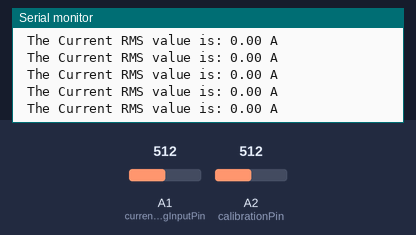
A sketch run on a simulated Arduino Uno, built with avr-gcc and run on an emulated ATmega328P. Parts: the last lines printed to the serial monitor. The test bench sets the inputs (shaded band); at power-on: A2 (calibrationPin) = 512, A1 (currentAnalogInputPin) = 512.

Above: at 7.2 s.
7.3 s: A2 (calibrationPin) set to 561
At 7.9 s:
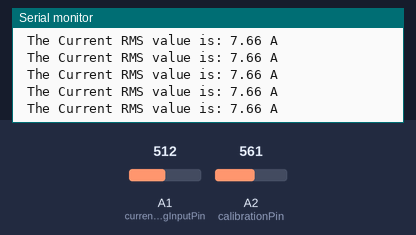
10.3 s: A2 (calibrationPin) set to 578
At 11.4 s:
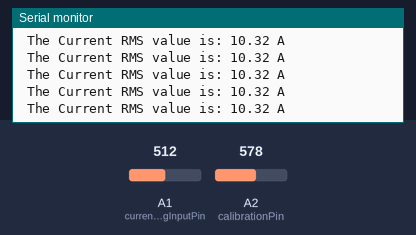
Timing chart, 0 to 13.3 s (numbered marks = the images above; inputs shaded):
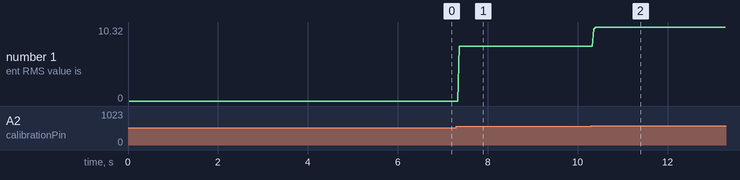

Measured:
- after the input at 7.3 s, the serial monitor: prints a new line after 0.07 s (image 1)
- after the input at 10.3 s, the serial monitor: prints a new line after 0.06 s (image 2)
- plotted number 1: 0 → 7.66 after the input at 7.3 s, 7.66 → 10.32 after the input at 10.3 s

The sketch:

Current.ino
```cpp
// AC & DC Current Sensor with LCD By Solarduino

// Note Summary
// Note :  Safety is very important when dealing with electricity. We take no responsibilities while you do it at your own risk.
// Note :  This AC & DC  Current Sensor Code is for HSTS016L Hall effect split core current transformer use.
// Note :  The value shown in Serial Monitor / LCD Display is refreshed every second and measurement value is the average value of 4000 sample readings for nearly a second.
// Note :  The current measured is the Root Mean Square (RMS) value.
// Note :  The analog value per sample is squared and accumulated for every 4000 samples before being averaged. The averaged value is then getting square-rooted.
// Note :  The unit provides reasonable accuracy and may not be comparable with other expensive branded and commercial product.
// Note :  All credit shall be given to Solarduino.

/*/////////////////////////////////////////////////////////////////////////////////////////////////////////////////////////////////////////////////////////////////////////////////////*/////////////*/

        /* 0- General */


        /* 1- AC Current Measurement */

        int currentAnalogInputPin = A1;             // Which pin to measure Current Value (A0 is reserved for LCD Display Shield Button function)
        int calibrationPin = A2;                    // Which pin to calibrate offset middle value
        float manualOffset = 0.00;                  // Key in value to manually offset the initial value
        float mVperAmpValue = 31.25;                 // If using "Hall-Effect" Current Transformer, key in value using this formula: mVperAmp = maximum voltage range (in milli volt) / current rating of CT
                                                    // For example, a 20A Hall-Effect Current Transformer rated at 20A, 2.5V +/- 0.625V, mVperAmp will be 625 mV / 20A = 31.25mV/A
                                                    // For example, a 50A Hall-Effect Current Transformer rated at 50A, 2.5V +/- 0.625V, mVperAmp will be 625 mV / 50A = 12.5 mV/A
        float supplyVoltage = 5000;                 // Analog input pin maximum supply voltage, Arduino Uno or Mega is 5000mV while Arduino Nano or Node MCU is 3300mV
        float offsetSampleRead = 0;                 /* to read the value of a sample for offset purpose later */
        float currentSampleRead  = 0;               /* to read the value of a sample including currentOffset1 value*/
        float currentLastSample  = 0;               /* to count time for each sample. Technically 1 milli second 1 sample is taken */
        float currentSampleSum   = 0;               /* accumulation of sample readings */
        float currentSampleCount = 0;               /* to count number of sample. */
        float currentMean ;                         /* to calculate the average value from all samples, in analog values*/
        float RMSCurrentMean ;                      /* square roof of currentMean, in analog values */
        float FinalRMSCurrent ;                     /* the final RMS current reading*/


void setup()                                              /*codes to run once */

{

        /* 0- General */

        Serial.begin(9600);                               /* to display readings in Serial Monitor at 9600 baud rates */


}


void loop()                                                                                                   /*codes to run again and again */
{

        /* 1- AC & DC Current Measurement */

        if(micros() >= currentLastSample + 20)                                                               /* every 0.2 milli second taking 1 reading */
          {
           currentSampleRead = analogRead(currentAnalogInputPin)-analogRead(calibrationPin);                  /* read the sample value including offset value*/
           currentSampleSum = currentSampleSum + sq(currentSampleRead) ;                                      /* accumulate total analog values for each sample readings*/
           currentSampleCount = currentSampleCount + 1;                                                       /* to count and move on to the next following count */
           currentLastSample = micros();                                                                      /* to reset the time again so that next cycle can start again*/
          }

        if(currentSampleCount == 100)                                                                        /*after 800 milli seconds (0.8 second), do this following codes*/
          {
            currentMean = currentSampleSum/currentSampleCount;                                                /* average accumulated analog values*/
            RMSCurrentMean = sqrt(currentMean);                                                               /* square root of the average value*/
            FinalRMSCurrent =RMSCurrentMean;
            FinalRMSCurrent = (((RMSCurrentMean /1023) *supplyVoltage) /mVperAmpValue)- manualOffset;         /* calculate the final RMS current*/
            if(FinalRMSCurrent <= (625/mVperAmpValue/100))                                                    /* if the current detected is less than or up to 1%, set current value to 0A*/
            { FinalRMSCurrent =0; }
            Serial.print(" The Current RMS value is: ");
            Serial.print(FinalRMSCurrent);
            Serial.println(" A ");
            currentSampleSum =0;                                                                              /* to reset accumulate sample values for the next cycle */
            currentSampleCount=0;                                                                             /* to reset number of sample for the next cycle */
          }


}
```
